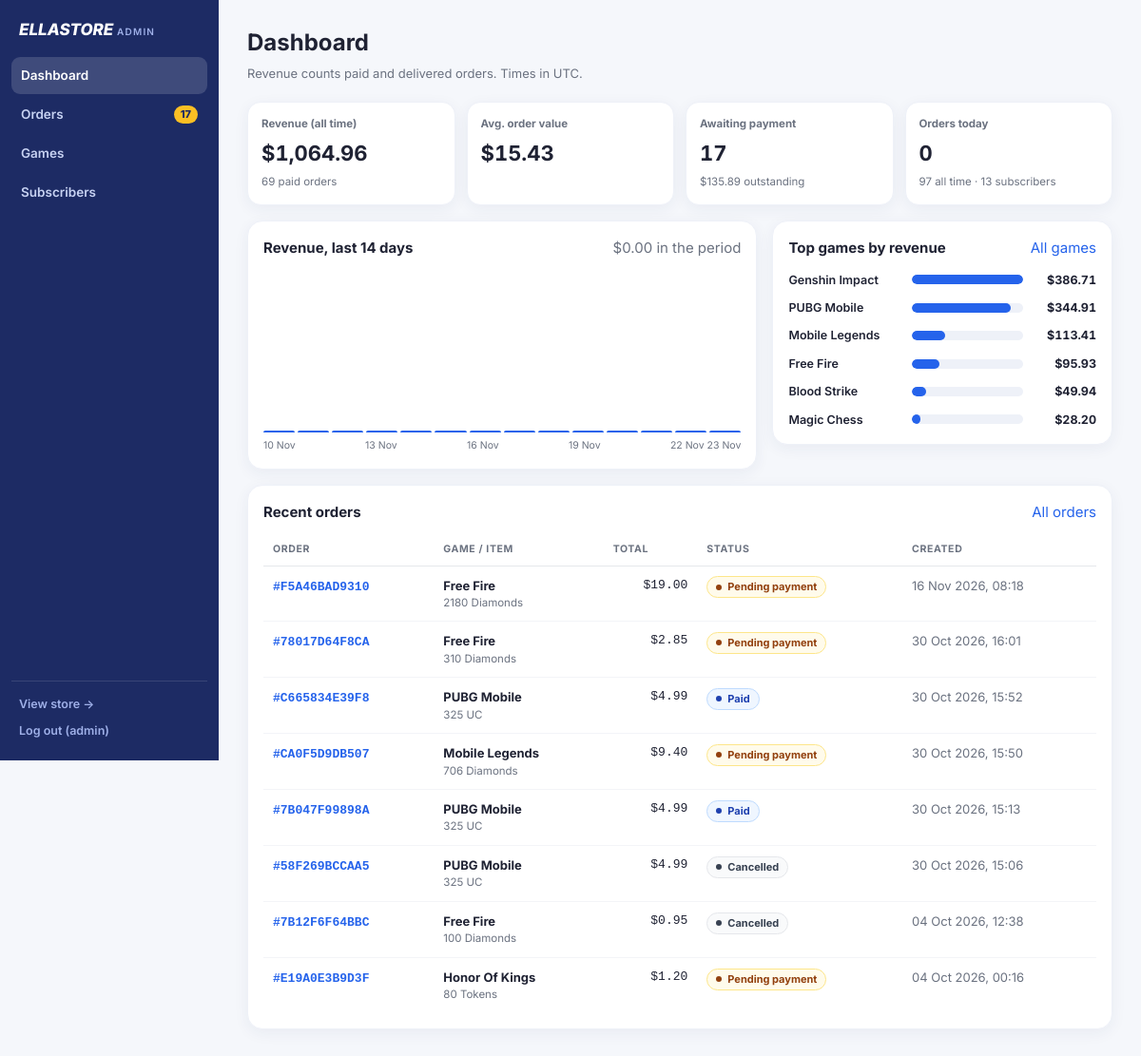
/admin/ (signed in), run on the app's committed database.
### tables this page shows
CREATE TABLE orders (
    id TEXT PRIMARY KEY,
    game_id TEXT NOT NULL,
    player_id TEXT NOT NULL,
    server TEXT,
    player_name TEXT,
    item TEXT NOT NULL,
    subtotal REAL NOT NULL,
    discount REAL NOT NULL,
    total REAL NOT NULL,
    coupon TEXT,
    pay_method TEXT NOT NULL,
    status TEXT NOT NULL,
    created_at TEXT NOT NULL
);

### ellastore/admin/views.py (the view)
@bp.route("/")
@login_required
def dashboard():
    daily = reports.daily_revenue(14)
    return render_template(
        "admin/dashboard.html",
        stats=reports.summary(),
        daily=daily,
        daily_total=sum(d["revenue"] for d in daily),
        games=reports.by_game(),
        recent=orders.search(per_page=8)[0],
    )

### ellastore/admin/auth.py (called while the page is built)
def login_required(view):
    @wraps(view)
    def wrapped(*args, **kwargs):
        if not session.get("admin"):
            return redirect(url_for("admin.login", next=request.full_path.rstrip("?")))
        return view(*args, **kwargs)
    return wrapped

def csrf_token():
    if "csrf" not in session:
        session["csrf"] = secrets.token_urlsafe(32)
    return session["csrf"]

@bp.app_context_processor
def inject_csrf():
    return {"csrf_token": csrf_token}

@bp.before_request
def check_csrf():
    if request.method == "POST":
        sent = request.form.get("csrf_token", "")
        if not hmac.compare_digest(sent, session.get("csrf", "")):
            abort(400, "Invalid CSRF token")

### ellastore/admin/views.py (called while the page is built)
@bp.app_template_filter("game_name")
def game_name_filter(game_id):
    return reports.game_name(game_id)

@bp.app_template_filter("nice_ceil")
def nice_ceil(value):
    if not value or value <= 0:
        return 10
    exp = 10 ** math.floor(math.log10(value))
    for step in (1, 2, 2.5, 5, 10):
        if value <= step * exp:
            return step * exp
    return 10 * exp

@bp.context_processor
def inject_admin_nav():
    return {"pending_count": reports.status_counts().get("pending_payment", 0)}

### ellastore/catalog.py (called while the page is built)
def all_games():
    return GAMES

def get_game(game_id):
    return _BY_ID.get(game_id)

### ellastore/db.py (called while the page is built)
def get_db():
    if "db" not in g:
        g.db = sqlite3.connect(current_app.config["DATABASE"])
        g.db.row_factory = sqlite3.Row
    return g.db

### ellastore/services/orders.py (called while the page is built)
def search(status=None, game_id=None, q=None, page=1, per_page=20):
    where, args = [], []
    if status:
        where.append("status = ?")
        args.append(status)
    if game_id:
        where.append("game_id = ?")
        args.append(game_id)
    if q:
        where.append("(id LIKE ? OR player_id LIKE ? OR player_name LIKE ?)")
        args += [f"%{q.strip().upper()}%", f"%{q.strip()}%", f"%{q.strip()}%"]
    clause = f"WHERE {' AND '.join(where)}" if where else ""
    db = get_db()
    total = db.execute(f"SELECT COUNT(*) FROM orders {clause}", args).fetchone()[0]
    rows = db.execute(
        f"SELECT * FROM orders {clause} ORDER BY created_at DESC, id LIMIT ? OFFSET ?",
        args + [per_page, (max(page, 1) - 1) * per_page],
    ).fetchall()
    return [dict(r) for r in rows], total

### ellastore/services/reports.py (called while the page is built)
def _today():
    return datetime.now(timezone.utc).date()

def status_counts():
    rows = get_db().execute("SELECT status, COUNT(*) AS n FROM orders GROUP BY status").fetchall()
    return {r["status"]: r["n"] for r in rows}

### ellastore/templates/admin/dashboard.html (shortened to what this page needs)
{% extends "admin/base.html" %}
{% from "admin/components.html" import orders_table %}
{% block heading %}Dashboard{% endblock %}
{% block subheading %}<p class="sub">Revenue counts paid and delivered orders. Times in UTC.</p>{% endblock %}
{% block content %}
<div class="tiles">
  <div class="tile"><p>Revenue (all time)</p><strong>{{ stats.revenue|money }}</strong><small>{{ stats.paid_orders }} paid orders</small></div>
  <div class="tile"><p>Avg. order value</p><strong>{{ stats.avg_order|money }}</strong></div>
  <div class="tile"><p>Awaiting payment</p><strong>{{ stats.pending }}</strong><small>{{ stats.pending_value|money }} outstanding</small></div>
  <div class="tile"><p>Orders today</p><strong>{{ stats.today }}</strong><small>{{ stats.orders }} all time &middot; {{ stats.subscribers }} subscribers</small></div>
</div>
<div class="cols">
  <section class="card">
    <header class="card-head">
      <h2>Revenue, last 14 days</h2>
      <span class="muted">{{ daily_total|money }} in the period</span>
    </header>
    {%- set top = daily|map(attribute='revenue')|max|nice_ceil %}
    <div class="chart" role="img" aria-label="Paid revenue per day for the last {{ daily|length }} days">
      {%- for d in daily %}
      <div class="bar" title="{{ d.date.strftime('%a %d %b') }} · {{ d.revenue|money }} · {{ d.orders }} order{{ 's' if d.orders != 1 }}">
        <span style="height: {{ (d.revenue / top * 100) if top else 0 }}%"></span>
      </div>
      {%- endfor %}
    </div>
    <div class="chart-axis">
      {%- for d in daily %}<span>{% if loop.index0 % 3 == 0 or loop.last %}{{ d.date.strftime('%d %b') }}{% endif %}</span>{% endfor %}
    </div>
  </section>
  <section class="card">
    <header class="card-head">
      <h2>Top games by revenue</h2>
      <a href="{{ url_for('admin.game_list') }}">All games</a>
    </header>
    {%- set game_top = games|map(attribute='revenue')|max if games else 0 %}
    <ul class="bars">
      {%- for r in games[:6] %}
      <li>
        <span class="bars-label">{{ r.game.name }}</span>
        <span class="bars-track"><span style="width: {{ (r.revenue / game_top * 100) if game_top else 0 }}%"></span></span>
        <span class="bars-value">{{ r.revenue|money }}</span>
      </li>
      {%- endfor %}
    </ul>
  </section>
</div>
<section class="card">
  <header class="card-head">
    <h2>Recent orders</h2>
    <a href="{{ url_for('admin.order_list') }}">All orders</a>
  </header>
  {{ orders_table(recent, compact=True) }}
</section>
{% endblock %}

### ellastore/templates/admin/components.html (shortened to what this page needs)
{% macro status_badge(status) -%}
<span class="status status-{{ status }}"><i></i>{{ status|humanize }}</span>
{%- endmacro %}
{% macro orders_table(rows, compact=False) -%}
{%- if rows %}
<div class="table-wrap">
  <table class="table">
    <thead>
      <tr>
        <th>Order</th>
        <th>Game / item</th>
        <th class="right">Total</th>
        <th>Status</th>
        <th>Created</th>
      </tr>
    </thead>
    <tbody>
      {%- for o in rows %}
      <tr>
        <td><a class="mono" href="{{ url_for('admin.order_detail', order_id=o.id) }}">#{{ o.id }}</a></td>
        <td><strong>{{ o.game_id|game_name }}</strong><small>{{ o.item }}</small></td>
        <td class="right mono">{{ o.total|money }}{% if o.coupon %}<small>{{ o.coupon }}</small>{% endif %}</td>
        <td>{{ status_badge(o.status) }}</td>
        <td class="muted nowrap">{{ o.created_at|datetime }}</td>
      </tr>
      {%- endfor %}
    </tbody>
  </table>
</div>
{%- else %}
<p class="empty">No orders yet.</p>
{%- endif %}
{%- endmacro %}

### ellastore/static/css/admin.css (style rules this page uses)
:root { --brand: #2563eb; --brand-dark: #1d4ed8; --ink: #1f2233; --muted: #6b7280; --line: #e5e7eb; --bg: #f5f7fb; --side: #1d2b64; --radius: 16px; --shadow: 0 4px 16px rgba(29, 43, 100, .06); }
* { box-sizing: border-box; }
body { margin: 0; font: 15px/1.55 Inter, system-ui, -apple-system, "Segoe UI", sans-serif; color: var(--ink); background: var(--bg); }
a { color: var(--brand); text-decoration: none; }
.sub { margin: 4px 0 0; color: var(--muted); font-size: 13px; }
.card { margin-bottom: 16px; padding: 16px; border: 1px solid #eef1f8; border-radius: var(--radius); background: #fff; box-shadow: var(--shadow); }
.card-head { display: flex; align-items: baseline; justify-content: space-between; gap: 12px; margin-bottom: 12px; }
.card-head h2 { margin: 0; font-size: 15px; }
.tiles { display: grid; grid-template-columns: repeat(auto-fit, minmax(170px, 1fr)); gap: 12px; margin-bottom: 16px; }
.tile { padding: 14px; border: 1px solid #eef1f8; border-radius: 14px; background: #fff; box-shadow: var(--shadow); }
.tile p { margin: 0; color: var(--muted); font-size: 11.5px; font-weight: 700; }
.tile strong { display: block; margin-top: 4px; font-size: 22px; font-variant-numeric: tabular-nums; }
.tile small { color: var(--muted); font-size: 11.5px; }
.cols { display: grid; grid-template-columns: minmax(0, 1.5fr) minmax(0, 1fr); gap: 16px; align-items: start; }
.chart { display: flex; align-items: flex-end; gap: 3px; height: 170px; }
.bar { display: flex; align-items: flex-end; flex: 1; height: 100%; border-radius: 4px 4px 0 0; }
.bar span { width: 100%; min-height: 2px; border-radius: 4px 4px 0 0; background: var(--brand); transition: background .15s ease; }
.chart-axis { display: flex; gap: 3px; margin-top: 6px; color: var(--muted); font-size: 10.5px; }
.chart-axis span { flex: 1; text-align: center; white-space: nowrap; }
.bars { display: flex; flex-direction: column; gap: 10px; margin: 0; padding: 0; list-style: none; }
.bars li { display: grid; grid-template-columns: 7.5rem minmax(0, 1fr) 4.2rem; align-items: center; gap: 10px; font-size: 12.5px; }
.bars-label { overflow: hidden; font-weight: 600; text-overflow: ellipsis; white-space: nowrap; }
.bars-track { height: 10px; border-radius: 99px; background: #eef1f8; overflow: hidden; }
.bars-track span { display: block; height: 100%; border-radius: 99px; background: var(--brand); }
.bars-value { font-weight: 700; text-align: right; font-variant-numeric: tabular-nums; }
.table-wrap { overflow-x: auto; }
.table { width: 100%; border-collapse: collapse; font-size: 13px; }
.table th { padding: 8px 10px; border-bottom: 1px solid var(--line); color: var(--muted); font-size: 10.5px; font-weight: 700; letter-spacing: .06em; text-align: left; text-transform: uppercase; white-space: nowrap; }
.table td { padding: 10px; border-bottom: 1px solid #f3f4f8; vertical-align: top; }
.table tr:last-child td { border-bottom: 0; }
.table td small { display: block; color: var(--muted); font-size: 11.5px; font-weight: 400; }
.table a.mono { font-weight: 700; }
.right { text-align: right; }
.mono { font-family: ui-monospace, SFMono-Regular, Consolas, monospace; font-variant-numeric: tabular-nums; }
.nowrap { white-space: nowrap; }
.muted { color: var(--muted); }
.status { display: inline-flex; align-items: center; gap: 6px; padding: 2px 9px; border: 1px solid; border-radius: 999px; font-size: 11px; font-weight: 700; white-space: nowrap; }
.status i { width: 6px; height: 6px; border-radius: 50%; background: currentColor; }
.status-pending_payment { border-color: #fde68a; background: #fffbeb; color: #92400e; }
.status-paid { border-color: #bfdbfe; background: #eff6ff; color: #1e40af; }
.status-cancelled { border-color: #e5e7eb; background: #f9fafb; color: #374151; }

### data on the page
orders: id "F5A46BAD9310", game_id|game_name "Free Fire", item "2180 Diamonds", total "$19.00", status "Pending payment", created_at "16 Nov 2026, 08:18"
orders: id "78017D64F8CA", game_id|game_name "Free Fire", item "310 Diamonds", total "$2.85", status "Pending payment", created_at "30 Oct 2026, 16:01"
orders: id "C665834E39F8", game_id|game_name "PUBG Mobile", item "325 UC", total "$4.99", status "Paid", created_at "30 Oct 2026, 15:52"
orders: id "CA0F5D9DB507", game_id|game_name "Mobile Legends", item "706 Diamonds", total "$9.40", status "Pending payment", created_at "30 Oct 2026, 15:50"
orders: id "7B047F99898A", game_id|game_name "PUBG Mobile", item "325 UC", total "$4.99", status "Paid", created_at "30 Oct 2026, 15:13"
orders: id "58F269BCCAA5", game_id|game_name "PUBG Mobile", item "325 UC", total "$4.99", status "Cancelled", created_at "30 Oct 2026, 15:06"
orders: id "7B12F6F64BBC", game_id|game_name "Free Fire", item "100 Diamonds", total "$0.95", status "Cancelled", created_at "04 Oct 2026, 12:38"
orders: id "E19A0E3B9D3F", game_id|game_name "Honor Of Kings", item "80 Tokens", total "$1.20", status "Pending payment", created_at "04 Oct 2026, 00:16"

### other printed values
{{ label }} "Dashboard" "Orders" "Games" "Subscribers"
{{ badge }} "17"
{{ session.admin }} "admin"
{{ stats.revenue|money }} "$1,064.96"
{{ stats.paid_orders }} "69"
{{ stats.avg_order|money }} "$15.43"
{{ stats.pending }} "17"
{{ stats.pending_value|money }} "$135.89"
{{ stats.today }} "0"
{{ stats.orders }} "97"
{{ stats.subscribers }} "13"
{{ daily_total|money }} "$0.00"
{{ d.date.strftime('%d %b') }} "10 Nov" "13 Nov" "16 Nov" "19 Nov" "22 Nov" "23 Nov"
{{ r.game.name }} "Genshin Impact" "PUBG Mobile" "Mobile Legends" "Free Fire" "Blood Strike" "Magic Chess"
{{ r.revenue|money }} "$386.71" "$344.91" "$113.41" "$95.93" "$49.94" "$28.20"
